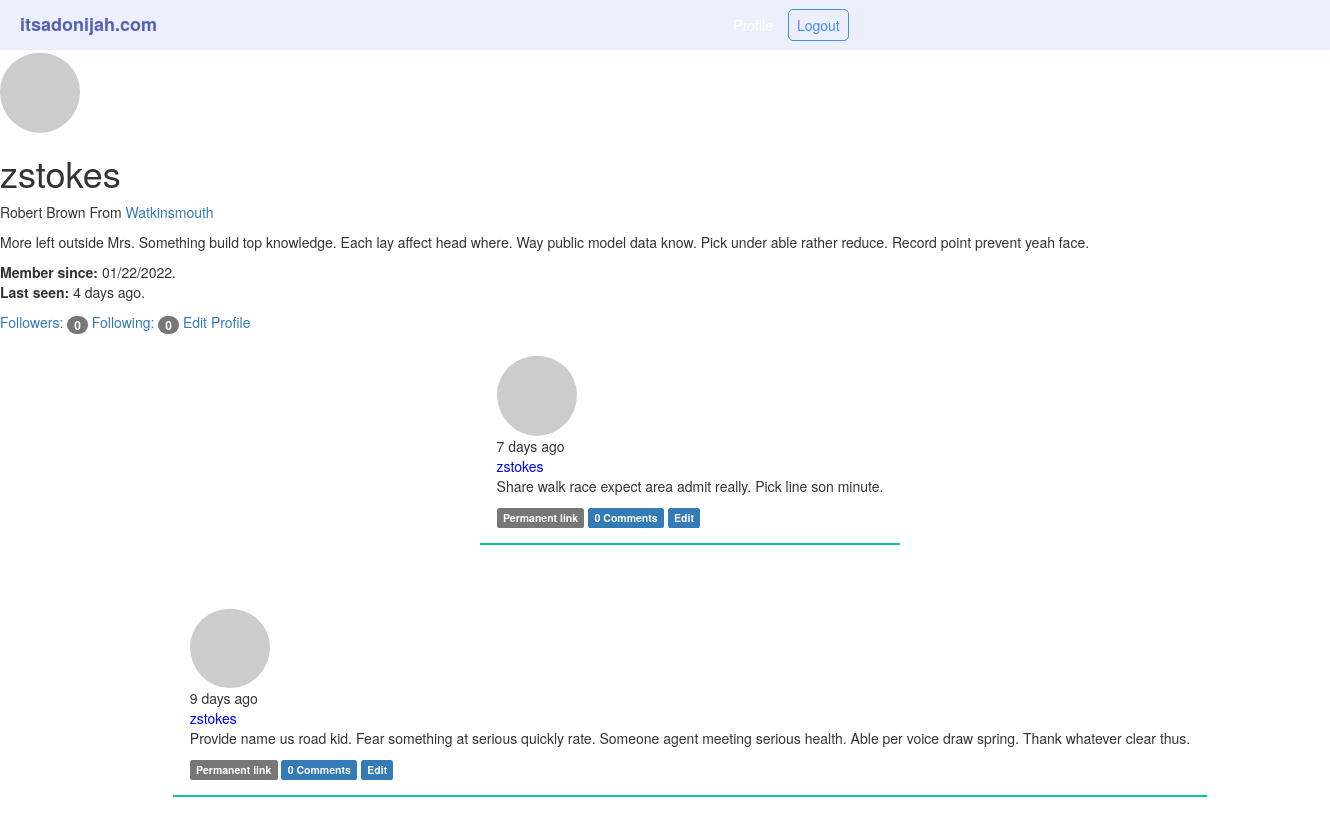
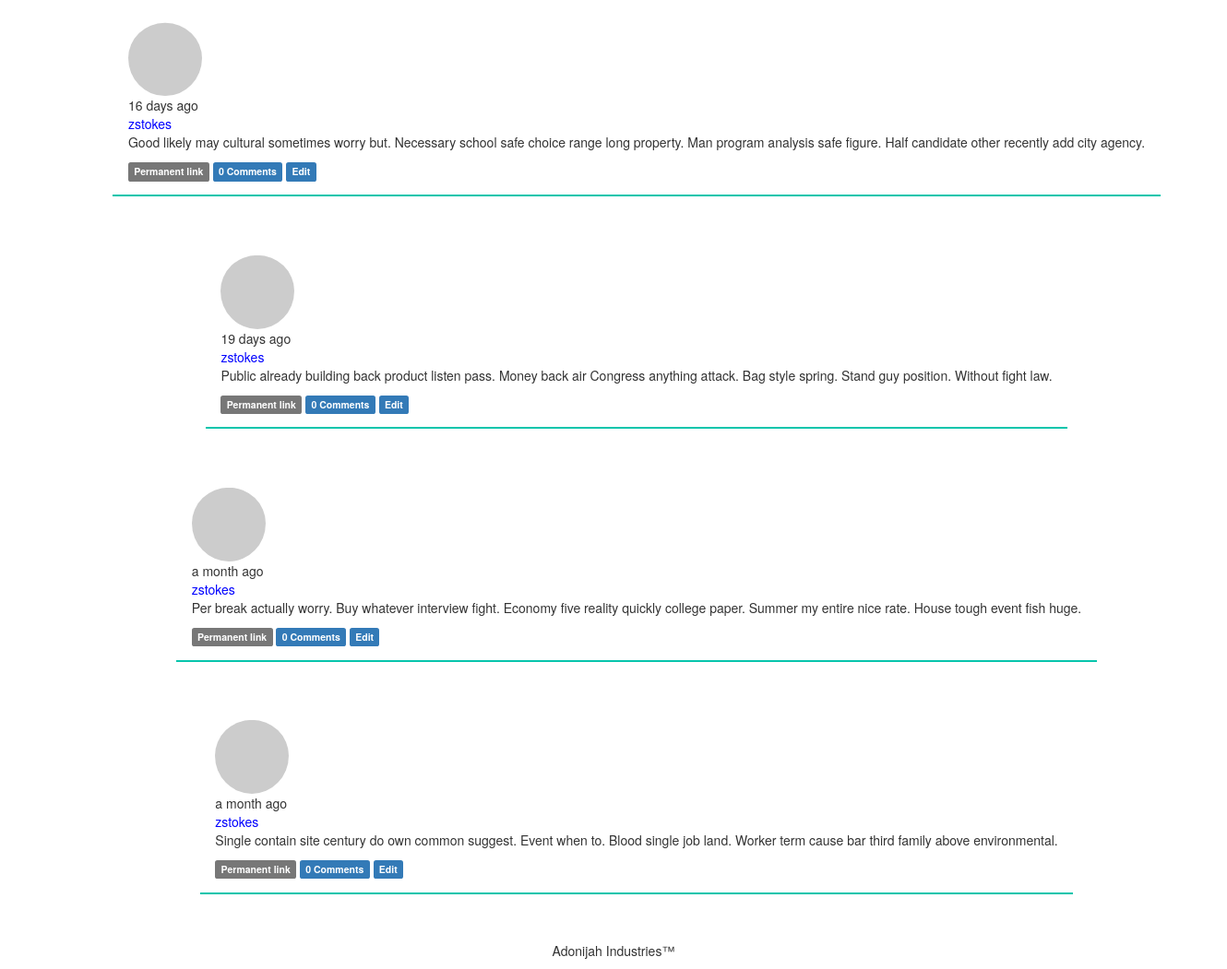
/user/zstokes (signed in), run on the app's committed database (2 pictures, top to bottom).
### app/models.py (models this page shows, shortened)
class User(UserMixin,db.Model):
    __tablename__='users'
    id=db.Column(db.Integer,primary_key=True,autoincrement=True)
    email=db.Column(db.String(64),unique=True,index=True)
    name=db.Column(db.String(64))
    username=db.Column(db.String(64),unique=True,index=True)
    password_hash=db.Column(db.String(128))
    confirmed=db.Column(db.Boolean,default=False)
    location=db.Column(db.String(64))
    about_me=db.Column(db.Text())
    member_since=db.Column(db.DateTime(),default=datetime.utcnow)
    last_seen=db.Column(db.DateTime(),default=datetime.utcnow)
    avatar_hash=db.Column(db.String(64))
    role_id=db.Column(db.Integer,db.ForeignKey('roles.id'))
    posts=db.relationship('Post',backref='author',lazy='dynamic')
    followed=db.relationship('Follow',foreign_keys=[Follow.follower_id],backref=db.backref('follower', lazy='joined'), lazy='dynamic', cascade='all, delete-orphan')
    followers = db.relationship('Follow', foreign_keys=[Follow.followed_id], backref=db.backref('followed', lazy='joined'), lazy='dynamic', cascade='all, delete-orphan')
    comments=db.relationship('Comment',backref='author',lazy='dynamic')
    @property
    def password(self):
        raise AttributeError('Password is not a readable attribute')
    def can(self,perm):
        return self.role is not None and self.role.has_permission(perm)
    def is_administrator(self):
        return self.can(Permission.ADMIN)
    def ping(self):
        self.last_seen=datetime.utcnow()
        db.session.add(self)
        db.session.commit()
    def gravatar(self,size=100,default='identicon',rating='g'):
        if request.is_secure:
            url = 'https://secure.gravatar.com/avatar'
        else:
            url = 'http://www.gravatar.com/avatar'
        hash = hashlib.md5(self.email.lower().encode('utf-8')).hexdigest()
        return '{url}/{hash}?s={size}&d={default}&r={rating}'.format(url=url, hash=hash, size=size, default=default, rating=rating)

class Post(db.Model):
    __tablename__='posts'
    id=db.Column(db.Integer,primary_key=True)
    body=db.Column(db.Text)
    timestamp=db.Column(db.DateTime,index=True,default=datetime.utcnow)
    body_html=db.Column(db.Text)
    author_id=db.Column(db.Integer,db.ForeignKey('users.id'))
    comments=db.relationship('Comment',backref='post',lazy='dynamic')

### app/main/views.py (the view)
@main.route('/user/<username>')
def user(username):
    user=User.query.filter_by(username=username).first_or_404()
    if user is None:
        abort(404)
    posts=user.posts.order_by(Post.timestamp.desc()).all()
    return render_template('user.html',user=user,posts=posts)

### app/main/__init__.py (called while the page is built)
@main.app_context_processor
def inject_permission():
    return dict(Permission=Permission)

### app/main/views.py (called while the page is built)
@main.after_app_request
def after_request(response):
    for query in get_debug_queries():
        if query.duration >= current_app.config['MICROBLOG_SLOW_DB_QUERY_TIME']:
            current_app.logger.warning('Slow query: %s\nParameters: %s\nDuration: %fs\nContext: %s\n'% (query.statement, query.parameters, query.duration, query.context))
    return response

@main.before_app_request
def before_request():
    if current_user.is_authenticated and not current_user.confirmed and request.blueprint !='main' and request.endpoint !='static':
        return redirect(url_for('main.unconfirmed'))

@main.before_app_request
def before_request():
    if current_user.is_authenticated:
        current_user.ping()
        if not current_user.confirmed and request.endpoint and request.blueprint !='main' and request.endpoint != 'static':
            return redirect(url_for('main.unconfirmed'))

### app/models.py (called while the page is built)
@login_manager.user_loader
def load_user(user_id):
    return User.query.get(int(user_id))

### app/templates/user.html (shortened to what this page needs)
{%extends "base.html"%}
{%block content%}
    <img class="img-circle profile-thumbnail" src="{{user.gravatar(size=256)}}"
    <div class="page-header">
        <h1>{{ user.username }}</h1>
        {% if user.name or user.location %}
        <p>
            {% if user.name %}{{ user.name }}{% endif %}
            {% if user.location %}
                From <a href="http://maps.google.com/?q={{ user.location }}" target="blank">{{ user.location }}</a>
            {% endif %}
            </p>
        {% endif %}
        {% if user.about_me %}<p>{{ user.about_me }}</p>{% endif %}
        <p>
            <b>Member since:</b> {{ moment(user.member_since).format('L') }}.
            <br/>
            <b>Last seen:</b> {{ moment(user.last_seen).fromNow() }}.
        </p>
        <a href="{{ url_for('main.followers', username=user.username) }}">Followers: <span class="badge">{{ user.followers.count()-1 }}</span>
        </a>
        <a href="{{ url_for('main.followed_by', username=user.username) }}">Following: <span class="badge">{{ user.followed.count() -1 }}</span>
        </a>
        {%if user==current_user%}
            <a href="{{url_for('main.edit_profile')}}">Edit Profile</a>
        {%endif%}
    {%include '_posts.html'%}
    {{super()}}
{%endblock%}

### app/templates/_posts.html (shortened to what this page needs)
<ul class="posts">
{% for post in posts %}
    <li class="post">
        <div class="profile-thumbnail">
            <a href="{{ url_for('main.user', username=post.author.username) }}"><img class="img-circle profile-thumbnail" src="{{ post.author.gravatar(size=40) }}"></a>
        </div>
        <div class="post-date">
            {{ moment(post.timestamp).fromNow() }}
        </div>
        <div class="post-author">
            <a href="{{ url_for('main.user', username=post.author.username) }}"> {{ post.author.username }}</a>
        </div>
        <div class="post-body">
            {% if post.body_html %}
                {{ post.body_html | safe }}
            {% else %}
                {{ post.body }}
            {% endif %}
            <div class="post-footer">
                <a href="{{ url_for('main.post', id=post.id) }}"><span class="label label-default">Permanent link</span></a>
                <a href="{{ url_for('main.post', id=post.id) }}#comments">
                    <span class="label label-primary">{{ post.comments.count() }} Comments</span>
                </a>
                {% if current_user == post.author %}
                    <a href="{{ url_for('main.edit', id=post.id) }}"><span class="label label-primary">Edit</span></a>
                {% elif current_user.is_administrator() %}
                    <a href="{{ url_for('main.edit', id=post.id) }}"><span class="label label-danger">Edit [Admin]</span></a>
                {% endif %}
            </div>
        </div>
    </li>
{% endfor %}
</ul>

### app/static/styles/styles.css (style rules this page uses)
:root { box-sizing: border-box; }
body { font: 'Ariel', 'sans-serif'; }
ul { list-style: none; height: 100%; display: flex; align-items: center; justify-content: space-around; }
ul a { color: white; }
ul li { padding: 5px; margin-left: 10px; }
.posts { display: flex; flex-direction: column; }
.post { flex: 1; padding: 1.2em; align-items: left; border-bottom: 2px solid rgb(7, 197, 172); }
.post-author>a { color: blue !important; }
.profile-thumbnail { margin-right: -5em; padding-top: .2em; }

### data on the page
User: username "zstokes", name "Robert Brown", location "Watkinsmouth", about_me "More left outside Mrs. Something build top knowledge. Each lay affect head where. Way public model data know. Pick under able rather reduce. Record point prevent yeah face.", member_since "01/22/2022", last_seen "4 days ago"
Post: timestamp "7 days ago", author.username "zstokes", body_html "Share walk race expect area admit really. Pick line son minute.", comments.count "0"
Post: timestamp "9 days ago", author.username "zstokes", body_html "Provide name us road kid. Fear something at serious quickly rate. Someone agent meeting serious health. Able per voice draw spring. Thank whatever clear thus.", comments.count "0"
Post: timestamp "16 days ago", author.username "zstokes", body_html "Good likely may cultural sometimes worry but. Necessary school safe choice range long property. Man program analysis safe figure. Half candidate other recently add city agency.", comments.count "0"
Post: timestamp "19 days ago", author.username "zstokes", body_html "Public already building back product listen pass. Money back air Congress anything attack. Bag style spring. Stand guy position. Without fight law.", comments.count "0"
Post: timestamp "a month ago", author.username "zstokes", body_html "Per break actually worry. Buy whatever interview fight. Economy five reality quickly college paper. Summer my entire nice rate. House tough event fish huge.", comments.count "0"
Post: timestamp "a month ago", author.username "zstokes", body_html "Single contain site century do own common suggest. Event when to. Blood single job land. Worker term cause bar third family above environmental.", comments.count "0"

### other printed values
{{ user.followers.count()-1 }} "0"
{{ user.followed.count() -1 }} "0"
